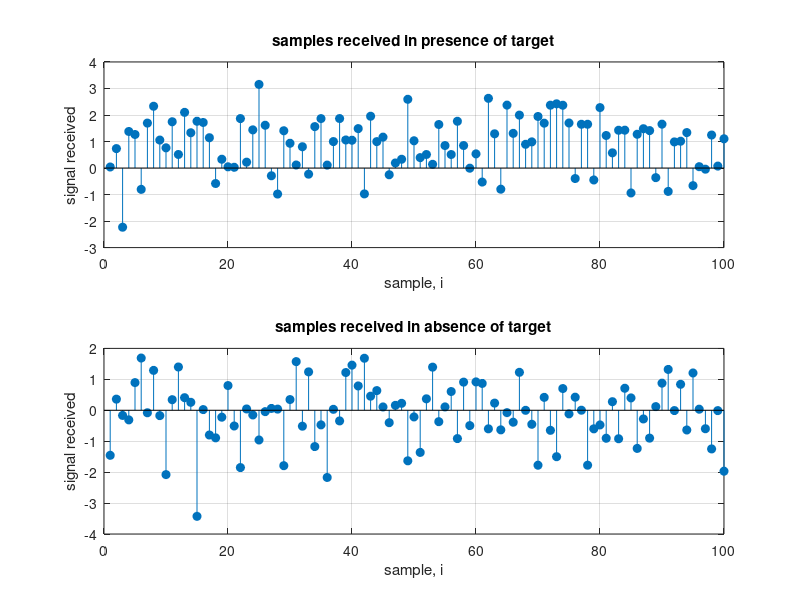
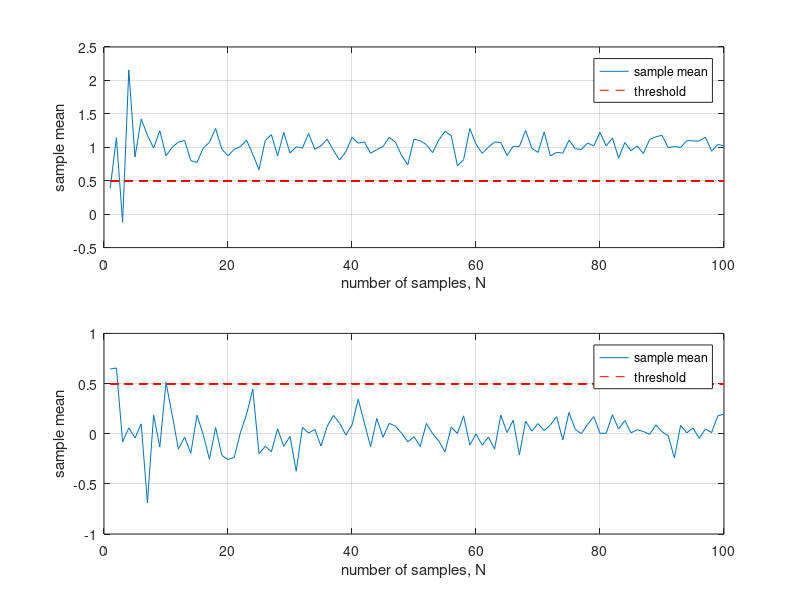
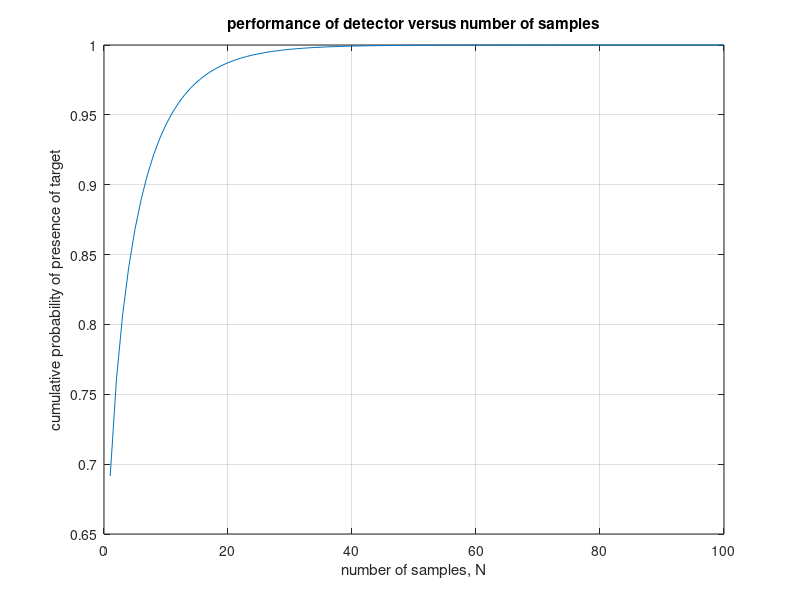

Here is the MATLAB script that generated these plots, in order:
% n - number of samples

% w - noise 
% DC signal sent A = 1, sigma = 1

%##for estimating performance with different number of samples with fixed
%amplitude  
% when target is present
% Q is an array containing sample mean for different number of samples for
% this case
A = 1;
sigma = 1;
n = 100;
Q = zeros(1,n);
count_s = 0;
for  i = 1:n
    R = normrnd(A , sigma, [1,i]);
    X = sum(R)/i;
    Q(1,i) = X;
    if (X > A/2)
        count_s= count_s +1;
    end
end
fprintf("by varying number of samples taken, number of times correct results obtained  (out of 100)\n");
fprintf('In the presence of target= %i\n',  count_s);
% when target is absent
% Z is an array containing sample mean for different number of samples for
% this case
Z = zeros(1,n);
count_n = 0;
for i = 1:n
    R = normrnd(0, sigma, [1,i]);
    X = sum(R)/i;
    Z(1,i) = X;
    if (X<=A/2)
        count_n = count_n+1;
    end
end

fprintf('In the absence of target = %i\n',  count_n)



% plot samples received in presence and absence of target
% presence
figure(1);
subplot(2,1,1);

x = 1:100;
y1 =  normrnd(A , sigma, [1,100]);
stem(x,y1,'filled');
xlabel("sample, i");
ylabel("signal received");
title('samples received in presence of target');
grid on;
% absence
subplot(2,1,2);

y2 =  normrnd(0,sigma, [1,100]);
stem(x,y2,'filled');
xlabel("sample, i");
ylabel("signal received");
title('samples received in absence of target');
grid on;
pause;
close all;
figure(2);
% plot sample mean X vs i for samples received in presence and absence of target
subplot(2,1,1);

plot(x,Q);
hold on;
plot(x,0.5*ones(100),'--r');

hold off;
xlabel("number of samples, N");
ylabel('sample mean');
legend('sample mean', 'threshold')

grid on;

subplot(2,1,2);

plot(x,Z);
hold on;
plot(x,0.5*ones(100),'--r');

hold off;
xlabel('number of samples, N');
ylabel('sample mean');
legend('sample mean', 'threshold')

grid on;
pause;
close all;
%performance curves
figure(3);
plot(x,qfunc(-A*sqrt(x)/2));
xlabel('number of samples, N');
ylabel('cumulative probability of presence of target');
title('performance of detector versus number of samples');
grid on;
fprintf('After taking approx. 40 samples probabilty of detection is one\n');
    
    